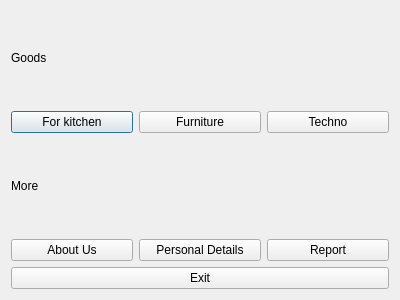
<?xml version="1.0" encoding="UTF-8"?>
<ui version="4.0">
 <class>MainMenu</class>
 <widget class="QDialog" name="MainMenu">
  <property name="geometry">
   <rect>
    <x>0</x>
    <y>0</y>
    <width>400</width>
    <height>300</height>
   </rect>
  </property>
  <property name="windowTitle">
   <string>Dialog</string>
  </property>
  <layout class="QVBoxLayout" name="verticalLayout">
   <item>
    <widget class="QLabel" name="label">
     <property name="text">
      <string>Goods</string>
     </property>
    </widget>
   </item>
   <item>
    <layout class="QHBoxLayout" name="horizontalLayout">
     <item>
      <widget class="QPushButton" name="pushButton">
       <property name="text">
        <string>For kitchen</string>
       </property>
      </widget>
     </item>
     <item>
      <widget class="QPushButton" name="pushButton_2">
       <property name="text">
        <string>Furniture</string>
       </property>
      </widget>
     </item>
     <item>
      <widget class="QPushButton" name="pushButton_3">
       <property name="text">
        <string>Techno</string>
       </property>
      </widget>
     </item>
    </layout>
   </item>
   <item>
    <widget class="QLabel" name="label_2">
     <property name="text">
      <string>More</string>
     </property>
    </widget>
   </item>
   <item>
    <layout class="QHBoxLayout" name="horizontalLayout_2">
     <item>
      <widget class="QPushButton" name="pushButton_4">
       <property name="text">
        <string>About Us</string>
       </property>
      </widget>
     </item>
     <item>
      <widget class="QPushButton" name="pushButton_5">
       <property name="text">
        <string>Personal Details</string>
       </property>
      </widget>
     </item>
     <item>
      <widget class="QPushButton" name="pushButton_6">
       <property name="text">
        <string>Report</string>
       </property>
      </widget>
     </item>
    </layout>
   </item>
   <item>
    <widget class="QPushButton" name="pushButton_7">
     <property name="text">
      <string>Exit</string>
     </property>
    </widget>
   </item>
  </layout>
 </widget>
 <resources/>
 <connections>
  <connection>
   <sender>pushButton_7</sender>
   <signal>clicked()</signal>
   <receiver>MainMenu</receiver>
   <slot>close()</slot>
   <hints>
    <hint type="sourcelabel">
     <x>194</x>
     <y>273</y>
    </hint>
    <hint type="destinationlabel">
     <x>313</x>
     <y>297</y>
    </hint>
   </hints>
  </connection>
 </connections>
</ui>
